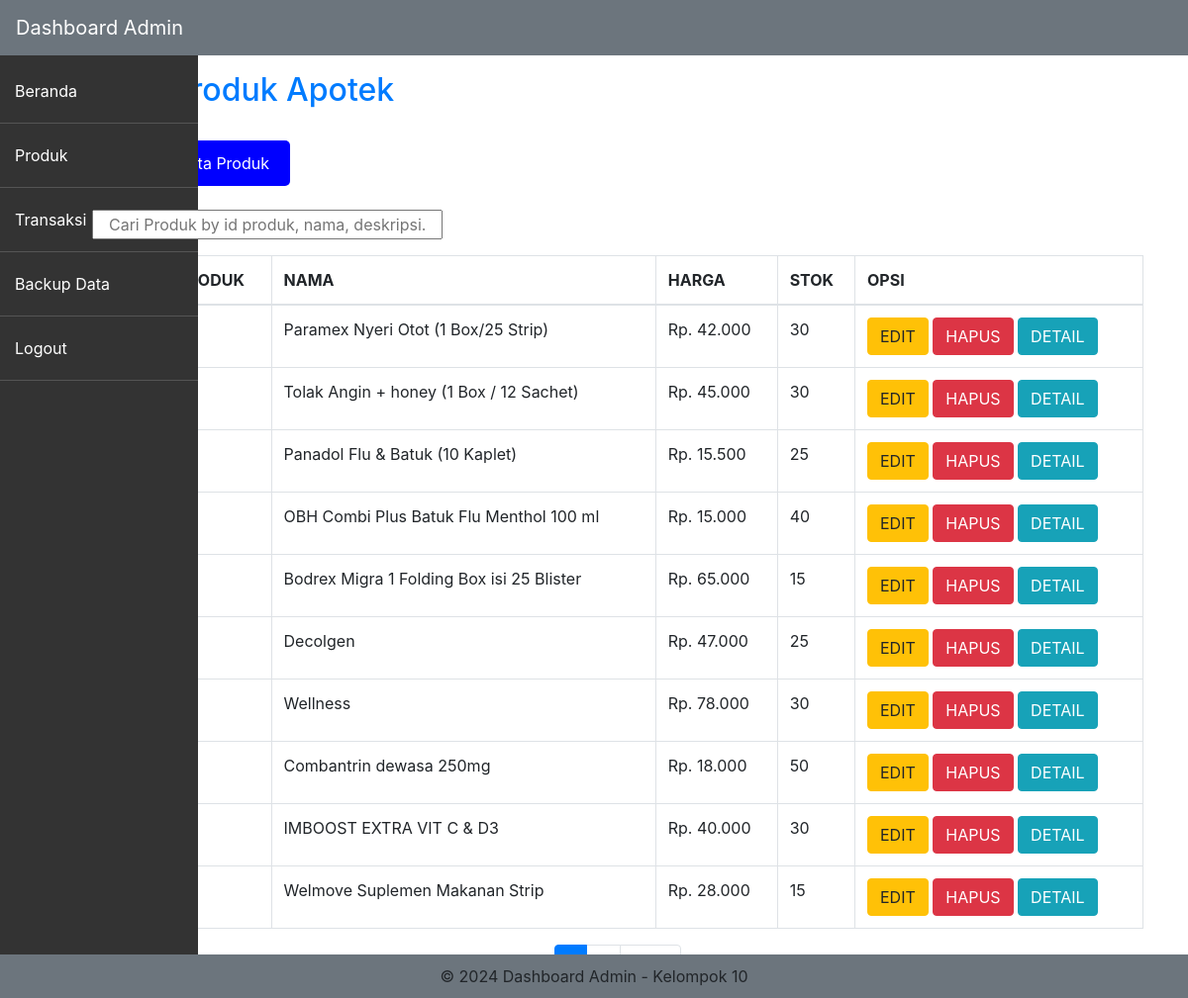
The page /admin/data_barang.php (signed in) on the database its author committed.
### tables this page shows
CREATE TABLE `produk` (
  `id_produk` int(11) NOT NULL,
  `nama` varchar(255) NOT NULL,
  `deskripsi` text NOT NULL,
  `harga` decimal(10,2) NOT NULL,
  `stok` int(11) NOT NULL
);

### admin/data_barang.php (the view, shortened to what this page needs)
<?php
include '../dashboard/navbar.php';
$page = isset($_GET['page']) ? $_GET['page'] : 1;
$limit = 10;
$start = ($page - 1) * $limit;
$search = isset($_GET['search']) ? $_GET['search'] : '';
$query = "SELECT id_produk, nama, harga, stok FROM produk WHERE id_produk = '$search' OR nama LIKE
'%$search%' OR deskripsi LIKE '%$search%' LIMIT $start, $limit";
$data = mysqli_query($koneksi, $query);
$result = mysqli_query($koneksi, "SELECT COUNT(*) AS total FROM produk WHERE id_produk LIKE '%$search%' OR nama LIKE
'%$search%' OR deskripsi LIKE '%$search%'");
$row = mysqli_fetch_assoc($result);
$total_pages = ceil($row['total'] / $limit);
?>
<!DOCTYPE html>
    <html lang="en">
    <head>
        <link rel="stylesheet" href="https://maxcdn.bootstrapcdn.com/bootstrap/4.0.0/css/bootstrap.min.css">
    </head>
    <body>
        <div class="container container-fluid mt-4 pt-5 mb-5">
            <div class="ml-5">
                <h2><a href="data_barang.php">Data Produk Apotek</a></h2>
                <br/>
                <a href="add.php" class="btn add-style">Tambah Data Produk</a>
                <br/>
                <br/>
                <form action="data_barang.php" method="GET" class="mb-3">
                    <input type="text" id="searchProduk" name="search" class="col-md-4" placeholder="Cari Produk by id produk, nama, deskripsi...">
                </form>
                <div class="table-responsive">
                    <table class="table table-bordered">
                        <thead>
                            <tr>
                                <th>No</th>
                                <th>ID PRODUK</th>
                                <th>NAMA</th>
                                <th>HARGA</th>
                                <th>STOK</th>
                                <th>OPSI</th>
                            </tr>
                        </thead>
                        <tbody id="tableBody">
                            <?php
                            $no = 1;
                            while ($d = mysqli_fetch_array($data)) {
                                ?>
                                <tr>
                                    <td><?php echo $no++; ?></td>
                                    <td><?php echo $d['id_produk']; ?></td>
                                    <td><?php echo $d['nama']; ?></td>
                                    <td>Rp. <?php echo number_format($d['harga'], 0, ',', '.'); ?></td>
                                    <td><?php echo $d['stok']; ?></td>
                                    <td>
                                        <a href="edit.php?id=<?php echo $d['id_produk']; ?>" class="btn btn-warning">EDIT</a>
                                        <a href="hapus.php?id=<?php echo $d['id_produk']; ?>" class="btn btn-danger">HAPUS</a>
                                        <a href="detail.php?id=<?php echo $d['id_produk']; ?>" class="btn btn-info">DETAIL</a>
                                    </td>
                                </tr>
                            <?php
                            }
                            ?>
                        </tbody>
                    </table>
                </div>
                <div class="pagination justify-content-center" >
                    <ul class="pagination justify-content-center">
                        <?php
                        $next = $page + 1;
                        for ($i = 1; $i <= $total_pages; $i++) {
                            echo '<li class="page-item';
                            if ($page == $i) {
                                echo ' active';
                            }
                            echo '"><a class="page-link" href="data_barang.php?page=' . $i . '&search=' . $search . '">' . $i . '</a></li>';
                        }
                        if ($page < $total_pages) {
                            echo '<li class="page-item"><a class="page-link" href="data_barang.php?page=' . $next . '&search=' . $search . '">Next</a></li>';
                        }
                        ?>
                    </ul>
                </div>
            </div>
        </div>
    </body>
</html>

### dashboard/navbar.php (shortened to what this page needs)
<!DOCTYPE html>
<html lang="en">
<head>
    <link href="https://stackpath.bootstrapcdn.com/bootstrap/4.5.2/css/bootstrap.min.css" rel="stylesheet">
    <link rel="stylesheet" href="../styles.css">
</head>
<body>
    <div class="container cointainer-fluid">
        <nav class="navbar navbar-expand-lg fixed-top bg-secondary bg-gradient">
            <a class="navbar-brand" href="index.php"style="color: #fff;">Dashboard Admin</a>
        </nav>
        <div id="sidebar">
            <ul>
                <li><a href="../admin/index.php">Beranda</a></li>
                <li><a href="../admin/data_barang.php">Produk</a></li>
                <li><a href="../admin/transaksi.php">Transaksi</a></li>
                <li><a href="../backup/backup.php">Backup Data</a></li>
                <li class="logout"><a href="../admin/logout.php">Logout</a></li>
            </ul>
        </div>
        <div class="footer fixed-bottom bg-secondary">
            &copy; 2024 Dashboard Admin - Kelompok 10
        </div>
    </div>
</body>
</html>

### dashboard/navbar.php (style rules this page uses)
body { height: 100vh; }
#sidebar { display:show; position: fixed; top: 0; left: 0; height: 100%; width: 200px; background-color: #333; color: #fff; padding-top: 50px; padding-bottom: 60px; margin-top:10px; }
#sidebar ul { list-style-type: none; padding: 0; }
#sidebar ul li { padding: 20px 15px; border-bottom: 1px solid #555; }
#sidebar ul li a { color: #fff; text-decoration: none; }
#sidebar ul li.logout { position: absolute; width: 100%; }
.footer { */ background-color: #e3f2fd; */ padding: .5rem 1rem; position: fixed; bottom: 0; width: 100%; background-color: #f8f9fa; text-align: center; padding: 10px 0; margin-top:50px; }

### admin/data_barang.php (style rules this page uses)
.add-style { background-color: blue; padding: 10px 20px; color: white; border-radius: 5px; text-decoration: none; }

### rows shown on the page
produk: nama "Paramex Nyeri Otot (1 Box/25 Strip)", harga "42.000", stok "30"
produk: nama "Tolak Angin + honey (1 Box / 12 Sachet)", harga "45.000", stok "30"
produk: nama "Panadol Flu & Batuk (10 Kaplet)", harga "15.500", stok "25"
produk: nama "OBH Combi Plus Batuk Flu Menthol 100 ml", harga "15.000", stok "40"
produk: nama "Bodrex Migra 1 Folding Box isi 25 Blister", harga "65.000", stok "15"
produk: nama "Decolgen", harga "47.000", stok "25"
produk: nama "Wellness", harga "78.000", stok "30"
produk: nama "Combantrin dewasa 250mg", harga "18.000", stok "50"
produk: nama "IMBOOST EXTRA VIT C & D3", harga "40.000", stok "30"
produk: nama "Welmove Suplemen Makanan Strip", harga "28.000", stok "15"
